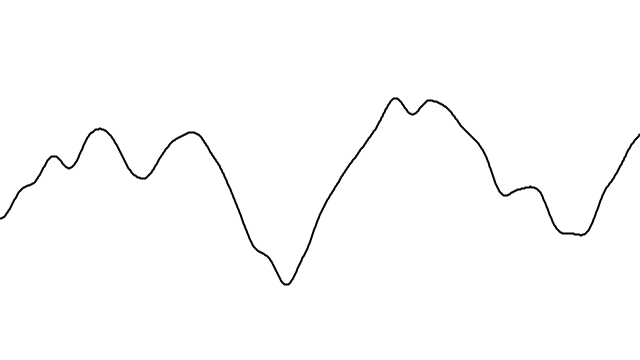
Frame 1 (no input)
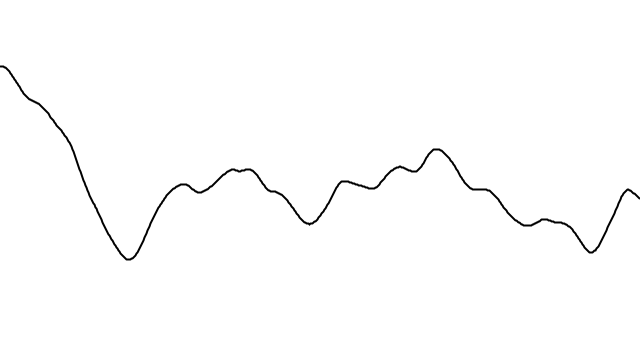
Frame 60 (the mouse pressed at the canvas centre just before this capture)
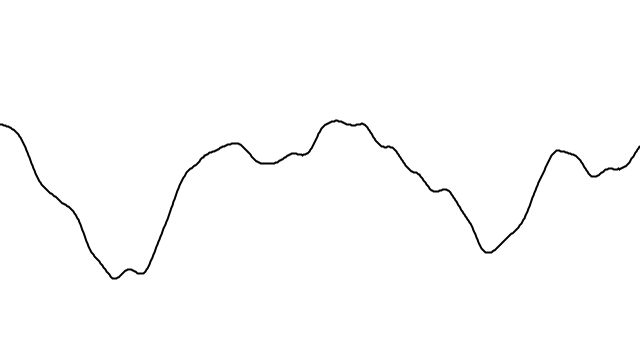
Frame 120 (the mouse held since frame 60 and released just before this capture)

The Processing sketch that drew these frames (run headless with seeded random() and noise(); from frame 60 on, the mouse is pressed at the canvas centre):

// Processing sketch: PerlinNoiseGraph
// ── PerlinNoiseGraph.pde


float time = 0.0;

void setup()
{

  size(640, 360);
  background(255);

}


void draw()
{
  background(255);
  float xoff = time;
  noFill();
  stroke(0);
  strokeWeight(2);
  beginShape();
  for (int i = 0; i < width; i++)
  {
    float y = noise(xoff) * height;
    xoff += 0.007;
    vertex(i, y);
  }
  endShape();
  time += 0.9;

}
